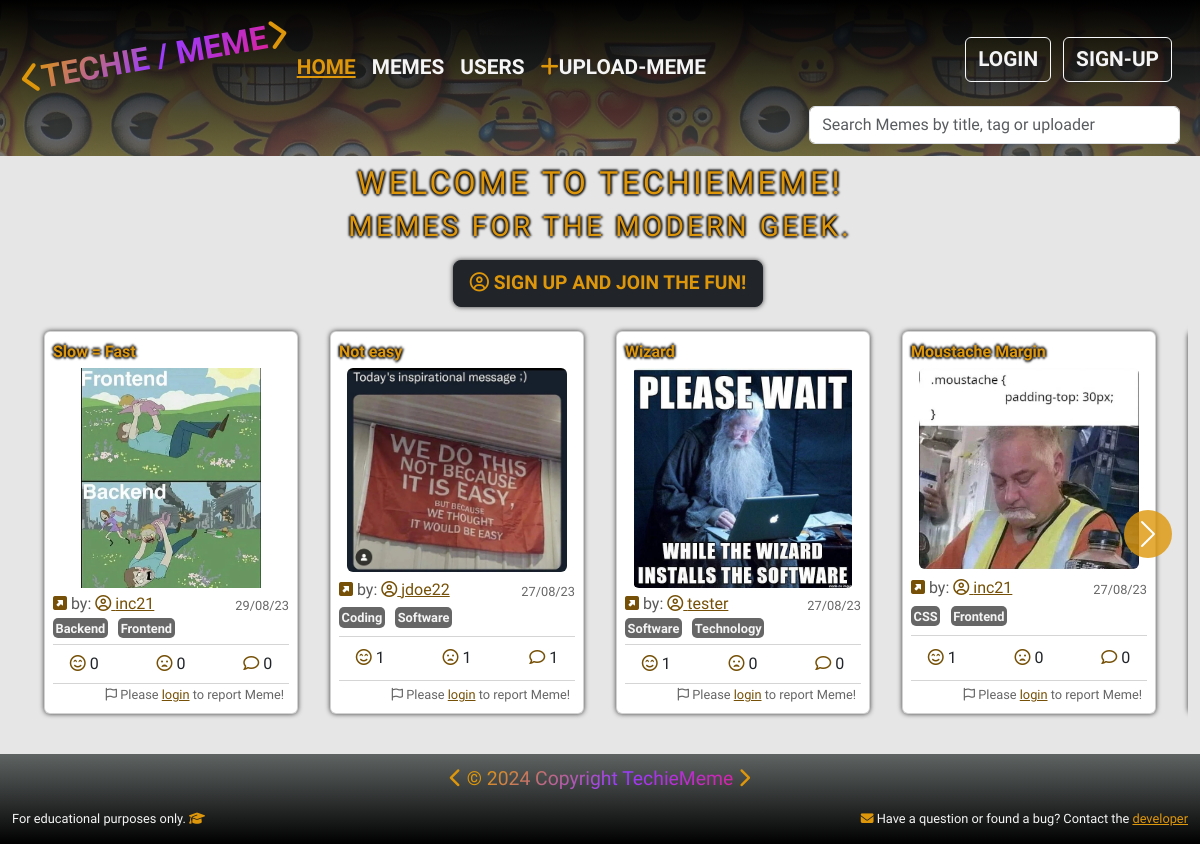
The page / on the database its author committed.
### memes/models.py (models this page shows, shortened)
class Meme(models.Model):
    uploader = models.ForeignKey(
        UserProfile, on_delete=models.CASCADE, null=True, blank=True)
    title = models.CharField(max_length=100, null=True)
    meme_img = ResizedImageField(upload_to='memes/', null=True,
                                 force_format='WEBP', quality=85,
                                 blank=True, default='memes/default.webp')
    tags = models.ManyToManyField('Tag', blank=True)
    smiley_face = models.ManyToManyField(
        UserProfile, related_name='smiley_face')
    sad_face = models.ManyToManyField(
        UserProfile, related_name='sad_face', blank=True)
    created = models.DateTimeField(auto_now_add=True)
    id = models.UUIDField(
        default=uuid.uuid4, unique=True, primary_key=True, editable=False)
    def total_smiley_face(self):
        return self.smiley_face.count()
    def total_sad_face(self):
        return self.sad_face.count()
    @property
    def meme_image_url(self):
        if self.meme_img and hasattr(self.meme_img, 'url'):
            return self.meme_img.url
        else:
            return '/static/images/memes/default.webp'
    class Meta:
        ordering = ['-created']

class Tag(models.Model):
    name = models.CharField(max_length=20, null=True, blank=True)
    created = models.DateTimeField(auto_now_add=True)
    id = models.UUIDField(
        default=uuid.uuid4, unique=True, primary_key=True, editable=False)
    def __str__(self):
        return self.name
    class Meta:
        ordering = ['name']

### users/models.py (models this page shows, shortened)
class UserProfile(models.Model):
    user = models.OneToOneField(User, on_delete=models.CASCADE, null=True,
                                blank=True)
    username = models.CharField(max_length=50, null=True, blank=True)
    first_name = models.CharField(max_length=50, null=True, blank=True)
    last_name = models.CharField(max_length=50, null=True, blank=True)
    location = models.CharField(max_length=100, null=True, blank=True)
    email = models.EmailField(max_length=100, null=True, blank=True)
    bio = models.TextField(null=True, blank=True)
    user_img = ResizedImageField(upload_to='users/', null=True,
                                 force_format='WEBP', quality=85,
                                 blank=True, default='users/default_user.webp')
    social_github = models.URLField(max_length=200, null=True, blank=True)
    social_linkedin = models.URLField(max_length=200, null=True, blank=True)
    social_facebook = models.URLField(max_length=200, null=True, blank=True)
    social_youtube = models.URLField(max_length=200, null=True, blank=True)
    social_website = models.URLField(max_length=200, null=True, blank=True)
    created = models.DateTimeField(auto_now_add=True)
    id = models.UUIDField(primary_key=True, default=uuid.uuid4, editable=False)
    def __str__(self):
        return str(self.username)
    class Meta:
        ordering = ['-created']

### memes/views.py (the view)
# urls.py: path('', views.homePage, name='home_page'),
def homePage(request):
    memes, search_form = searchMeme(request)
    context = {
        "memes": memes,
        "search_form": search_form,
        }
    return render(request, "index.html", context)

### memes/utils.py (called while the page is built)
def searchMeme(request):
    search_form = ''
    if request.GET.get('search_form'):
        search_form = request.GET.get('search_form')
    tags = Tag.objects.filter(name__icontains=search_form)
    usernames = UserProfile.objects.filter(username__icontains=search_form)
    memes = Meme.objects.distinct().filter(
        Q(title__icontains=search_form) |
        Q(tags__in=tags) |
        Q(uploader__in=usernames)
        )
    return memes, search_form

### templates/index.html (shortened to what this page needs)
{% extends 'main.html' %}
{% load static %}
{% block content %}
{% include 'carousel.html' %}
{% endblock content %}

### templates/carousel.html (shortened to what this page needs)
{% load static %}
<main class="carousel-container">
    <div class="container-fluid">
        <div class="col-12 banner">
            <div class="row">
                <div class="col-12 text-center banner-text">
                    <h2 class="mt-2">Welcome to TechieMeme!</h2>
					<h3>Memes for the modern geek.</h3>
                </div>
            </div>
            <div class="row">
                <div class="col-12 d-flex justify-content-center m-2">
                    {% if request.user.is_authenticated %}
                    <a class="banner-btn btn btn-dark btn-lg" href="{% url 'upload_meme' %}" role="button"><i class="fa-solid fa-plus white"></i>&nbsp;UPLOAD-MEME</a>
                    {% else %}
                    <a class="banner-btn btn btn-dark btn-lg" href="{% url 'account_signup' %}" role="button"><i class="fa-regular fa-circle-user"></i> SIGN UP AND JOIN THE FUN!</a>
                    {% endif %}
                </div>
            </div>
			<div id="carouselExampleControls" class="carousel m-0" data-bs-interval="false">
				<div class="carousel-inner">
					{% for meme in memes %}
							<div class="carousel-item {% if forloop.first %} active{% endif %} col-sm-6 col-lg-4 col-xl-3 mb-4">
								<div class="card small-card mx-3 h-100">
									<div class="card-body m-1 p-1 d-grid align-content-between">
										<a class="text-decoration-none gray" href="{% url 'meme' meme.id %}">
											<p class="card-title mb-1 card-title">{{ meme.title|truncatechars:"25" }}</p>
											<img src="{{meme.meme_image_url}}" class="card-img rounded-2 img-small mb-1 mx-auto d-block" alt="User Meme">
										</a>
										<div class="row-col-1 d-flex justify-content-between">
											<div><i class="fa-solid fa-square-up-right yellow"></i> by: <a href="{% url 'single_user' meme.uploader.id %}" class="card-link yellow"><i class="fa-regular fa-circle-user"></i> {{ meme.uploader }}</a></div>
											<div class="report text-right mt-1">{{ meme.created|date:"d/m/y" }}</div>
										</div>
										<div class="row">
											<div class="col-12 mb-1">
												{% for tag in meme.tags.all %}
													<span class="tag text-nowrap">{{tag}}</span>
												{% endfor %}
											</div>
										</div>
										<hr class="m-0">
										<div class="row">
											<a class="col-4 btn btn" href="{% url 'smiley-face' meme.id %}"><i class="fa-regular fa-face-smile-beam yellow"></i>&nbsp;{{ meme.total_smiley_face }}</a>
											<a class="col-4 btn btn" href="{% url 'sad-face' meme.id %}"><i class="fa-regular fa-face-frown-open yellow"></i>&nbsp;{{ meme.total_sad_face }}</a>
											<a class="col-4 btn btn" href="{% url 'meme' meme.id %}"><i class="fa-regular fa-comment yellow"></i>&nbsp;{{ meme.comment.all.count }}</a>
										</div>
										<hr class="m-0">
										{% if request.user.is_authenticated %}
										<div class="row-col-1 d-flex justify-content-end">
											<a role="button" class="btn report text-end p-0 pe-1" href="{% url 'report-meme' meme.id %}?next={{ request.path }}"><i class="fa-regular fa-flag"></i> Report Meme!</a>
										</div>
										{% else %}
										<div class="row-col-1 d-flex justify-content-end">
											<a role="button" class="btn report text-end p-0 pe-1" href="{% url 'account_login' %}?next={{request.path}}"><i class="fa-regular fa-flag"></i> Please <span class="active-link">login</span> to report Meme!</a>
										</div>
										{% endif %}
									</div>
								</div>
							</div>
							{% endfor %}
				</div>
				<button class="carousel-control-next" type="button" data-bs-target="#carouselExampleControls" data-bs-slide="next">
					<span class="carousel-control-next-icon" aria-hidden="true"></span>
				</button>
			</div>
        </div>
    </div>
</main>

### static/styles/main.css (style rules this page uses)
* { margin: 0; padding: 0; box-sizing: border-box; }
body { font-family: 'Lexend', 'Lexend Deca', sans-serif; min-height: 100vh; display: flex; flex-direction: column; background-color: #e6e6e6; }
.yellow { color: #755006; }
.gray { color: #666666; }
.small-card { box-shadow: 0px 0px 5px 0px rgba(0,0,0,0.75); color: #595959; background-color: white; max-width: 260px; }
.card-title { font-weight: bold; color: #DE970B; font-size: 1em; text-shadow: -2px 0px 2px rgba(0,0,0,0.75), 2px 0px 2px rgba(0,0,0,0.75), 0px -2px 2px rgba(0,0,0,0.75), 0px 2px 2px rgba(0,0,0,0.75); }
.active-link { color: #755006; text-decoration: underline; list-style: none; }
.banner-btn { font-weight: 900; font-size: 1em; color: #DE970B; font-size: 1.2em; box-shadow: 0px 0px 5px 0px rgba(0,0,0,0.75); font-family: 'lexend deca'; }
.banner-text { text-transform: uppercase; color: #DE970B; text-shadow: -2px 0px 2px rgba(0,0,0,0.75), 2px 0px 2px rgba(0,0,0,0.75), 0px -2px 2px rgba(0,0,0,0.75), 0px 2px 2px rgba(0,0,0,0.75); font-family: 'lexend deca'; font-size: 1em; font-weight: 800; letter-spacing: 0.2em; }
.img-small { max-width: 220px; max-height: 220px; object-fit: contain; }
.tag { background-color: #666666; color: whitesmoke; font-weight: bold; font-size: 0.8em; padding: 0.2em; border-radius: 5px; margin-right: 0.5em; }
.report { color: #666666; font-size: 0.8em; }
@media screen and (min-width: 168px) { .carousel-inner { display: flex; } }
@media screen and (min-width: 168px) { .carousel-item { display: block; margin-right: 0; flex: 0 0 calc(100%); } }
@media screen and (min-width: 468px) { .carousel-item { flex: 0 0 calc(100% / 2); } }
@media screen and (min-width: 768px) { .carousel-item { flex: 0 0 calc(100% / 3); } }
@media screen and (min-width: 1068px) { .carousel-item { flex: 0 0 calc(100% / 4); } }
.carousel-inner { padding: 1em; }
.carousel-control-prev, .carousel-control-next { width: 6vh; height: 6vh; background-color: #DE970B; border-radius: 50%; top: 50%; transform: translateY(-50%); opacity: .8; margin: 0 1em; }
.carousel-container { overflow: hidden; }

### rows shown on the page
Meme: title "Slow = Fast", meme_image_url (picture), uploader "inc21", created "29/08/23", total_smiley_face "0", total_sad_face "0", comment.all.count "0"
Tag: name "Backend"
Tag: name "Frontend"
Meme: title "Not easy", meme_image_url (picture), uploader "jdoe22", created "27/08/23", total_smiley_face "1", total_sad_face "1", comment.all.count "1"
Tag: name "Coding"
Tag: name "Software"
Meme: title "Wizard", meme_image_url (picture), uploader "tester", created "27/08/23", total_smiley_face "1", total_sad_face "0", comment.all.count "0"
Tag: name "Technology"
Meme: title "Moustache Margin", meme_image_url (picture), uploader "inc21", created "27/08/23", total_smiley_face "1", total_sad_face "0", comment.all.count "0"
Tag: name "CSS"
